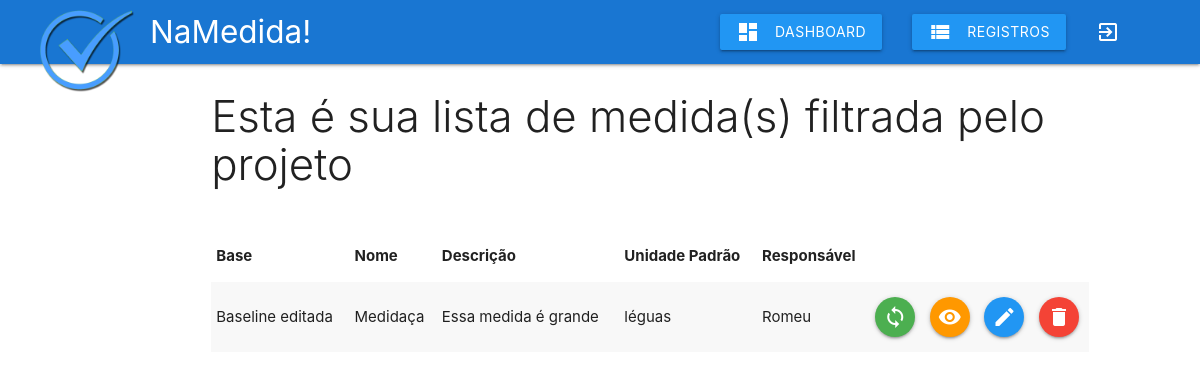
The app's page /php/filtrar-projeto.php?idProjeto=1 (signed in) with its own data.
### tables this page shows
CREATE TABLE `medida` (
  `idMedida` int(11) NOT NULL,
  `idBase` int(11) DEFAULT NULL,
  `nome` varchar(45) DEFAULT NULL,
  `descricao` varchar(255) DEFAULT NULL,
  `unidade_padrao` varchar(45) DEFAULT NULL,
  `responsavel` varchar(45) DEFAULT NULL,
  `tipo` tinyint(4) DEFAULT NULL
);

CREATE TABLE `base` (
  `idBase` int(11) NOT NULL,
  `nome` varchar(45) DEFAULT NULL,
  `descricao` varchar(255) DEFAULT NULL,
  `idProjeto` int(11) DEFAULT NULL
);

### php/includes/cabecalhos.php (called while the page is built, shortened)
<?php
$medida[] = 'Base';
$medida[] = 'Nome';
$medida[] = 'Descrição';
$medida[] = 'Unidade Padrão';
$medida[] = 'Responsável';

### php/filtrar-projeto.php (the view, shortened to what this page needs)
<?php
include_once 'db_connect.php';
include_once 'includes/header.php';
include_once 'includes/cabecalhos.php';
include_once 'includes/navbar.php';
if(isset($_GET['idProjeto'])):
	$id = mysqli_escape_string($connect, $_GET['idProjeto']);
	$sql = "SELECT * FROM base WHERE idProjeto = '$id'";
	$ids_bases = array();
	$ids_medidas = array();
	$resultado = mysqli_query($connect, $sql);
	if (mysqli_num_rows($resultado) > 0):
		while ($bases_dados = mysqli_fetch_array($resultado)):
			$ids_bases[] = $bases_dados['idBase'];
		endwhile;
		$sql = "SELECT * FROM medida WHERE ";
		for($i = 0; $i < count($ids_bases); $i++):
			if($i == 0):
				$id = $ids_bases[$i];
				$sql = $sql."idBase = '$id'";
			else:
				$id = $ids_bases[$i];
				$sql = $sql." OR idBase = '$id'";
			endif;
		endfor;
		$resultado = mysqli_query($connect, $sql);
		if (mysqli_num_rows($resultado) > 0):
			while($medidas_dados = mysqli_fetch_array($resultado)):
				$ids_medidas[] = $medidas_dados['idMedida'];
			endwhile;
		endif;
	endif;
endif;
?>
<div class="row">
	<div class="col s12 m9 push-m2">
	<?php if(count($ids_medidas) > 0): ?>
		<h3 class="light"> Esta é sua lista de medida(s) filtrada pelo projeto</h3>
		<table class="striped responsive-table">
			<thead>
				<tr>
				<?php
					foreach ($medida as $key) {
						echo "<th>$key</th>";
					}
				?>
				</tr>
			</thead>
			<tbody>
				<?php
					$sql = "SELECT * FROM medida WHERE ";
					for ($i=0; $i < count($ids_bases); $i++) {
						if ($i == 0):
							$sql = $sql."idBase = '$ids_bases[$i]'";
						else:
							$sql = $sql." or idBase = '$ids_bases[$i]'";
						endif;
					}
					$resultado = mysqli_query($connect, $sql);
					if (mysqli_num_rows($resultado) > 0):
					while ($medidas_dados = mysqli_fetch_array($resultado)):
				?>
				<tr>
					<td><?php
						$id = $medidas_dados['idBase'];
						$sql = "SELECT nome FROM base WHERE idBase = '$id'";
						$base_nome = mysqli_query($connect, $sql);
						$base_nome = mysqli_fetch_array($base_nome);
						echo $base_nome['nome'];
					?></td>
					<td><?php echo $medidas_dados['nome']; ?></td>
					<td><?php echo $medidas_dados['descricao']; ?></td>
					<td><?php echo $medidas_dados['unidade_padrao']; ?></td>
					<td><?php echo $medidas_dados['responsavel']; ?></td>
					<td><a href="vinculo-medida.php?idMedida=<?php echo $medidas_dados['idMedida']; ?>" class="btn-floating green"><i class="material-icons">sync</i></a></td>
					<td><a href="lista-coleta-medida.php?idMedida=<?php echo $medidas_dados['idMedida']; ?>" class="btn-floating orange"><i class="material-icons">remove_red_eye</i></a></td>
					<td><a href="editar-medida.php?idMedida=<?php echo $medidas_dados['idMedida']; ?>" class="btn-floating blue"><i class="material-icons">edit</i></a></td>
					<td><a href="#modal<?php echo $medidas_dados['idMedida']; ?>" class="btn-floating red modal-trigger"><i class="material-icons">delete</i></a></td>
				</tr>
				<?php
				endwhile;
				endif;
				else:
				?>
				<h3 class="light"> Nenhuma medida encontrada para este projeto</h3>
				<?php
				endif;
				?>
			</tbody>
		</table>
	</div>
</div>
<?php
include_once 'includes/footer.php';
?>

### php/includes/style.php (style rules this page uses)
.responsive-table { margin-top: 40px; }

### records on screen
medida: idBase.nome "Baseline editada", nome "Medidaça", descricao "Essa medida é grande", unidade_padrao "léguas", responsavel "Romeu"

### other values on screen
$key "Base"
$key "Nome"
$key "Descrição"
$key "Unidade Padrão"
$key "Responsável"
